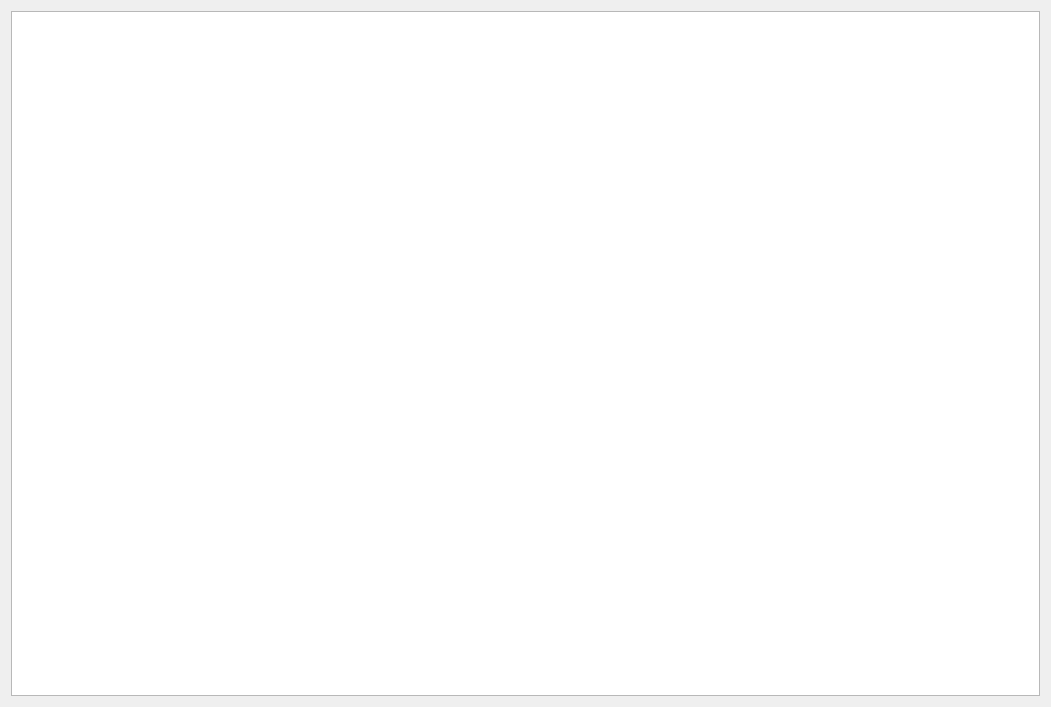
<?xml version="1.0" encoding="UTF-8"?>
<ui version="4.0">
 <class>ReaderWarn</class>
 <widget class="QWidget" name="ReaderWarn">
  <property name="geometry">
   <rect>
    <x>0</x>
    <y>0</y>
    <width>1051</width>
    <height>707</height>
   </rect>
  </property>
  <property name="windowTitle">
   <string>Form</string>
  </property>
  <layout class="QGridLayout" name="gridLayout">
   <item row="0" column="0">
    <widget class="QTableWidget" name="tw_UserJY"/>
   </item>
  </layout>
 </widget>
 <resources/>
 <connections/>
</ui>
